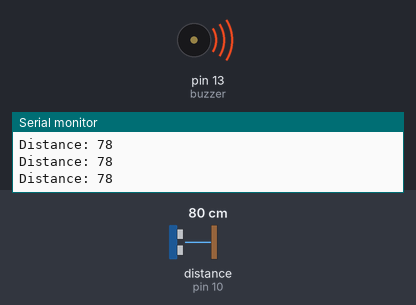
The sketch below on a simulated Arduino Uno, built with avr-gcc and run on an emulated ATmega328P. Shown: buzzer (waves = sounding, pin HIGH), the last lines printed to the serial monitor. Wiring (inferred from the names in the program): ultrasonic range finder: trigger pin 9; echo pin 10. The inputs (shaded band) are chosen by the test bench; at power-on: distance to the obstacle (sensor on pin 10) 80 cm. The echo pulse lasts 58.3 µs per cm; pins used as bus, display or sensor lines are not drawn.

Above: at 1.28 s.
1.3 s: distance to the obstacle (sensor on pin 10) set to 87 cm
At 1.7 s:
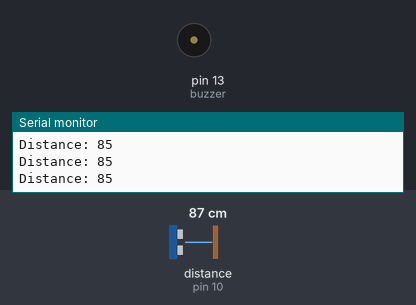
2.9 s: distance to the obstacle (sensor on pin 10) set to 2 cm
At 3.16 s:
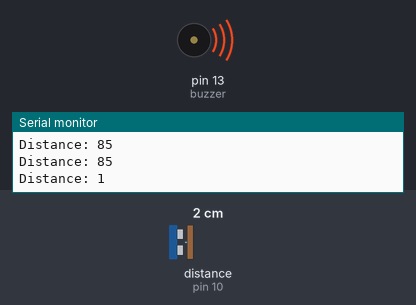
5.9 s: distance to the obstacle (sensor on pin 10) set to 299 cm
8.9 s: distance to the obstacle (sensor on pin 10) set to 4 cm
At 9.16 s:
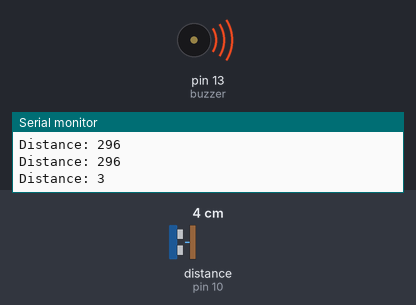
11.9 s: distance to the obstacle (sensor on pin 10) set to 120 cm
At 12.9 s:
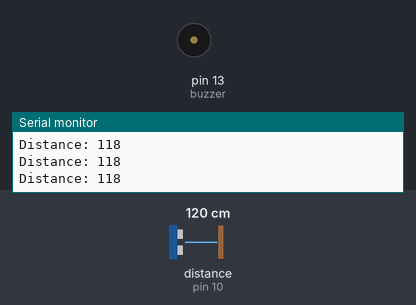
Timing chart, 0 to 14.4 s (numbered marks = the images above; inputs shaded):
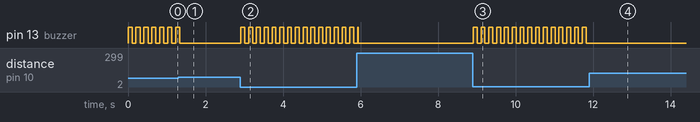

Measured:
- the behaviour switches between 82 and 83 cm on distance to the obstacle (sensor on pin 10) (found by bisection; images 0 and 1)
- after the input at 1.3 s, pin 13 (buzzer): goes on until 1.3 s, then stays LOW
- after the input at 2.9 s, pin 13 (buzzer): alternates HIGH for 0.10 s and LOW for 0.10 s, starting at once
- after the input at 8.9 s, pin 13 (buzzer): alternates HIGH for 0.10 s and LOW for 0.10 s, starting at once
- after the input at 11.9 s, pin 13 (buzzer): stops changing and stays LOW
- by itself, pin 13 (buzzer): alternates HIGH for 0.11 s and LOW for 0.10 s

The sketch:

Simple_Alarm_System.ino
```cpp
const int trigPin = 9;

const int echoPin = 10;

const int buzzer = 13;

const int ledPin = 13;

long duration;

int distance;

int safetyDistance;

void setup() {

pinMode(trigPin, OUTPUT);

pinMode(echoPin, INPUT);

pinMode(buzzer, OUTPUT);

pinMode(ledPin, OUTPUT);

Serial.begin(9600);


}

void loop() {

digitalWrite(trigPin, LOW);

delayMicroseconds(2);

digitalWrite(trigPin, HIGH);

delayMicroseconds(10);

digitalWrite(trigPin, LOW);

duration = pulseIn(echoPin, HIGH);

distance= duration*0.034/2;

safetyDistance = distance;

if (safetyDistance <= 80 ){

 digitalWrite(buzzer, HIGH);
 digitalWrite(ledPin, HIGH);
 delay(100);

 digitalWrite(buzzer, LOW);
 digitalWrite(ledPin, LOW);
 delay(100);
 digitalWrite(ledPin, HIGH);

}

else{

 digitalWrite(buzzer, LOW);

 digitalWrite(ledPin, LOW);}

Serial.print("Distance: ");

Serial.println(distance);

}
```
